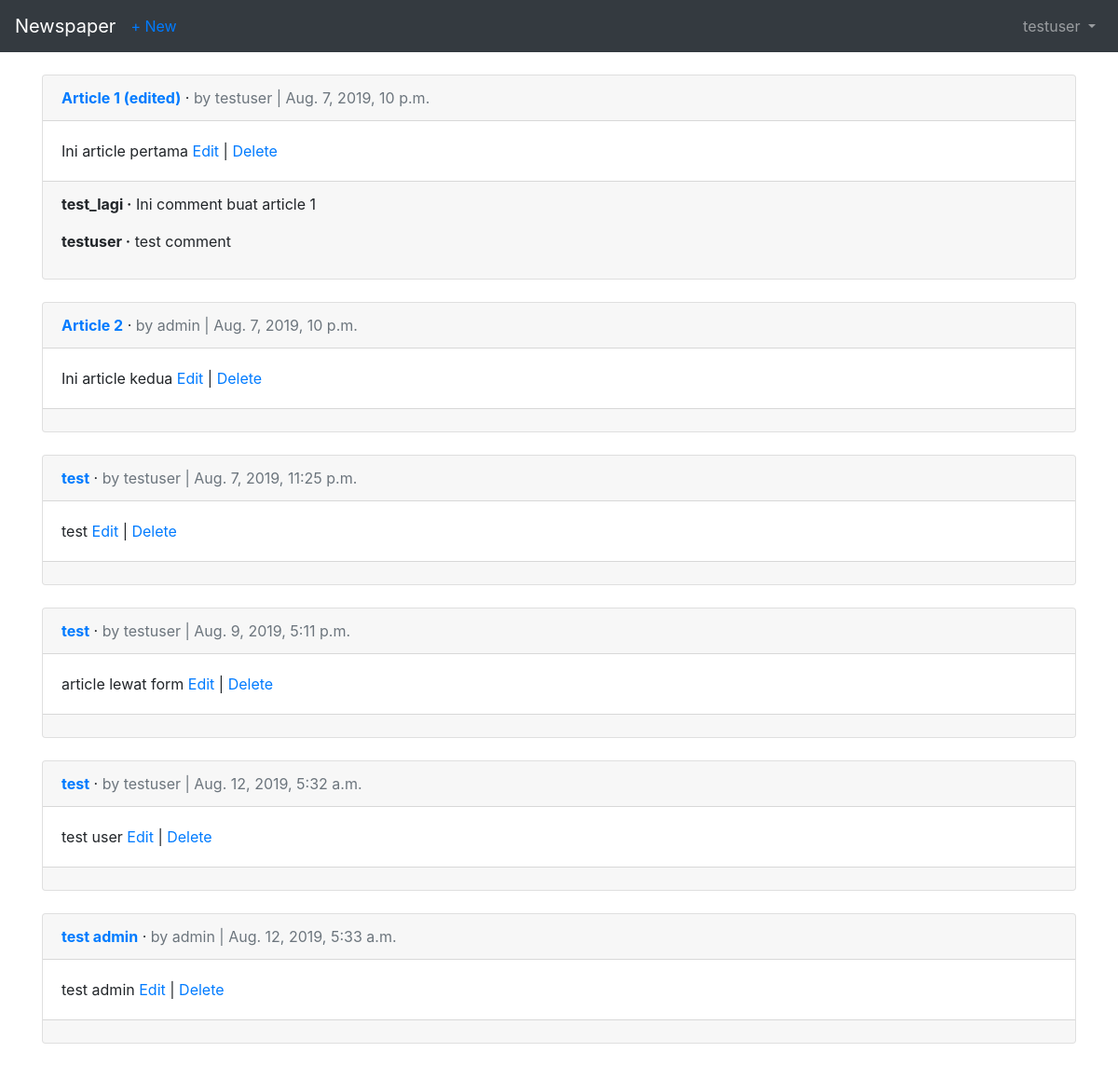
Screenshot of /articles/ (signed in) with the database file from the repository.
### users/models.py (models this page shows)
class CustomUser(AbstractUser):
    age = models.PositiveIntegerField(null=True, blank=True)

### articles/models.py (models this page shows, shortened)
class Article(models.Model):
    title = models.CharField(max_length=255)
    body = models.TextField()
    date = models.DateTimeField(auto_now_add=True)
    author = models.ForeignKey(get_user_model(), on_delete=models.CASCADE)

class Comment(models.Model):
    article = models.ForeignKey(Article, on_delete=models.CASCADE, related_name='comments')
    comment = models.CharField(max_length=140)
    author = models.ForeignKey(get_user_model(), on_delete=models.CASCADE)
    def __str__(self):
        return self.comment

### articles/views.py (the view)
# urls.py: path('', ArticleListView.as_view(), name='article_list'),
class ArticleListView(LoginRequiredMixin,ListView):
    model = Article
    template_name = 'article_list.html'
    login_url = 'login'

### templates/article_list.html (shortened to what this page needs)
{% extends 'base.html' %}
{% block content %}
    {% for article in object_list %}
    <div class="card mb-4">
        <div class="card-header">
            <span class="font-weight-bold"><a href="{% url 'article_detail' article.pk%}">{{ article.title }}</a></span> &middot;
            <span class="text-muted">by {{ article.author }} | {{ article.date }}</span>
        </div>
        <div class="card-body">
            {{ article.body }}
            <a href="{% url 'article_edit' article.pk %}">Edit</a> | <a href="{% url 'article_delete' article.pk %}">Delete</a>
        </div>
        <div class="card-footer">
            {% for comment in article.comments.all %}
                <p>
                    <span class="font-weight-bold">{{ comment.author }} &middot;</span>
                    {{ comment }}
                </p>
            {% endfor %}
        </div>
    </div>
    {% endfor %}
{% endblock %}

### templates/base.html (shortened to what this page needs)
<!DOCTYPE html>
<html>
<head>
    <link href="https://stackpath.bootstrapcdn.com/bootstrap/4.3.1/css/bootstrap.min.css" rel="stylesheet">
</head>
<body>
    {% include 'snippet/nav.html' %}
    <div class="container">
        {% block content %}
        {% endblock %}
    </div>
</body>
</html>

### templates/snippet/nav.html (shortened to what this page needs)
<nav class="navbar navbar-expand-md navbar-dark bg-dark mb-4">
  <a class="navbar-brand" href="{% url 'home' %}">Newspaper</a>
  {% if user.is_authenticated %}
  <ul class="navbar-nav mr-auto">
    <li class="nav-item"><a href="{% url 'article_new' %}">+ New</a></li>
  </ul>
  {% endif %}
  <div class="collapse navbar-collapse" id="navbarNavDropdown">
    {% if user.is_authenticated %}
    <ul class="navbar-nav ml-auto">
      <li class="nav-item">
        <a class="nav-link dropdown-toggle" href="#" id="userMenu" data-toggle="dropdown" aria-hashpopup="true" aria-expanded="false">
          {{ user.username }}
        </a>
      </li>
    </ul>
    {% else %}
    <form class="form-inline ml-auto">
      <a href="{% url 'login' %}" class="btn btn-outline-secondary">Login</a>
      <a href="{% url 'signup' %}" class="btn btn-primary ml-2">Sign up</a>
    </form>
    {% endif %}
  </div>
</nav>

### rows the page displays
CustomUser: username "testuser"
Article: title "Article 1 (edited)", author "testuser", date "Aug. 7, 2019, 10 p.m.", body "Ini article pertama"
Comment: author "test_lagi", comment "Ini comment buat article 1"
Comment: author "testuser", comment "test comment"
Article: title "Article 2", author "admin", date "Aug. 7, 2019, 10 p.m.", body "Ini article kedua"
Article: title "test", author "testuser", date "Aug. 7, 2019, 11:25 p.m.", body "test"
Article: title "test", author "testuser", date "Aug. 9, 2019, 5:11 p.m.", body "article lewat form"
Article: title "test", author "testuser", date "Aug. 12, 2019, 5:32 a.m.", body "test user"
Article: title "test admin", author "admin", date "Aug. 12, 2019, 5:33 a.m.", body "test admin"
